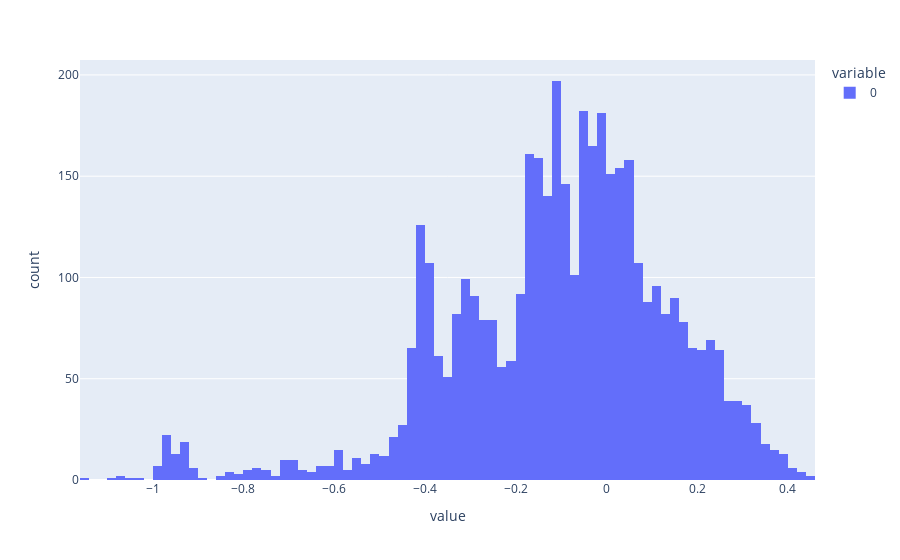

Here is the notebook cell this chart was saved with:
### Code cell
fig = px.histogram(btc_deviate_from_rvlive)
fig.show()

### Figure 1 — Plotly figure (JSON) as saved in the notebook; plotly's stock layout.template omitted (floating-point values rounded to 4 significant figures; data arrays with more than 128 entries replaced by an {"elided": "..."} marker saying what was removed)
{"data": [{"alignmentgroup": "True", "bingroup": "x", "hovertemplate": "variable=0<br>value=%{x}<br>count=%{y}<extra></extra>", "legendgroup": "0", "marker": {"color": "#636efa", "pattern": {"shape": ""}}, "name": "0", "offsetgroup": "0", "orientation": "v", "showlegend": true, "type": "histogram", "x": {"elided": "4202 float values"}, "xaxis": "x", "yaxis": "y"}], "layout": {"barmode": "relative", "legend": {"title": {"text": "variable"}, "tracegroupgap": 0}, "margin": {"t": 60}, "xaxis": {"anchor": "y", "domain": [0, 1], "title": {"text": "value"}}, "yaxis": {"anchor": "x", "domain": [0, 1], "title": {"text": "count"}}}}
